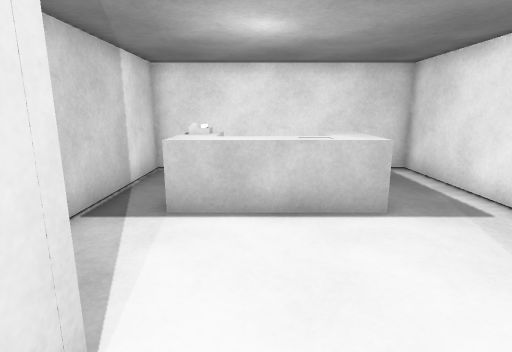
View 1 (above)

13 first-person views from a walk through a 3-D level made in the Unity game engine. The camera is 1.3 m above the floor, tilts 12° down and sees 80° across. Doors are open. The floor is counted in squares, 0.6 m on a side. Each view is taken from the middle of a square. On the plan, view 1 faces up. The plan holds only what a view shows up to about 18 squares ahead; the rest is blank. The place goes on beyond the plan. The player is left out. Surface patterns are stand-ins for the level's own textures.

View 2
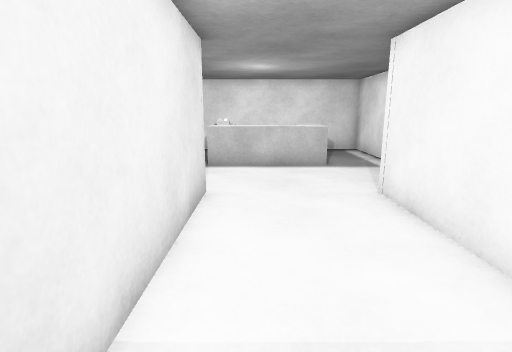

View 3
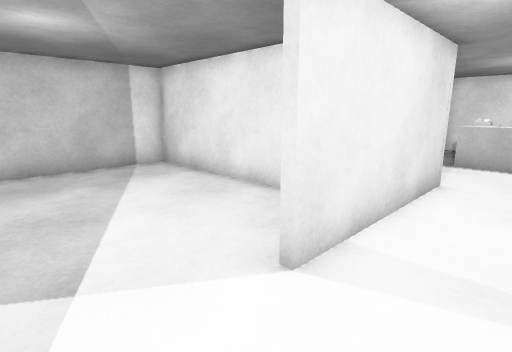

View 4
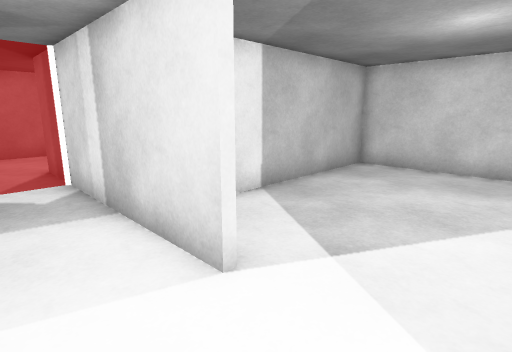

View 5
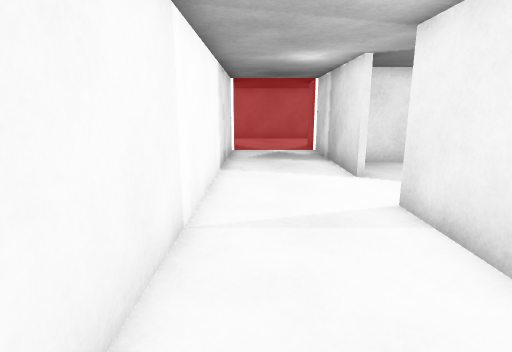

View 6
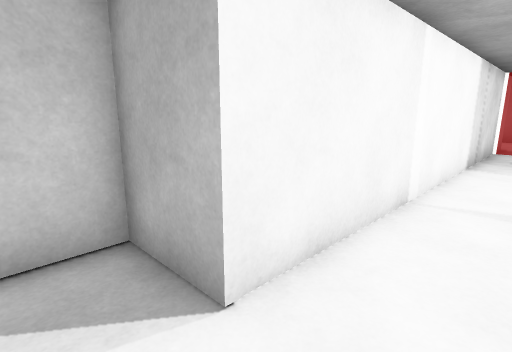

View 7
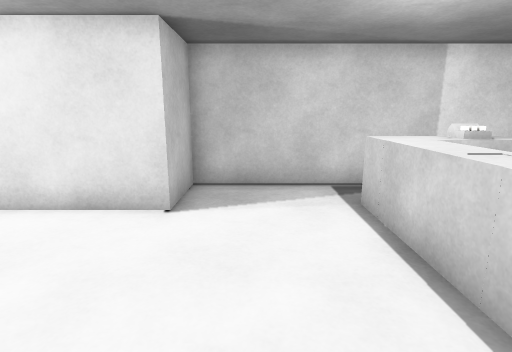

View 8
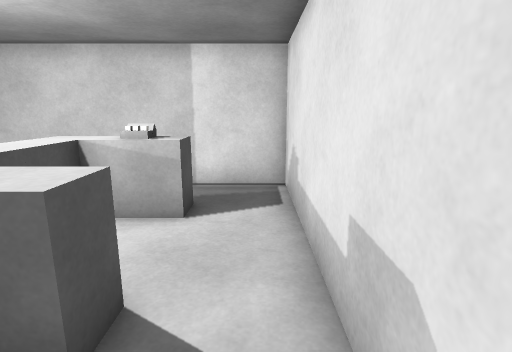

View 9
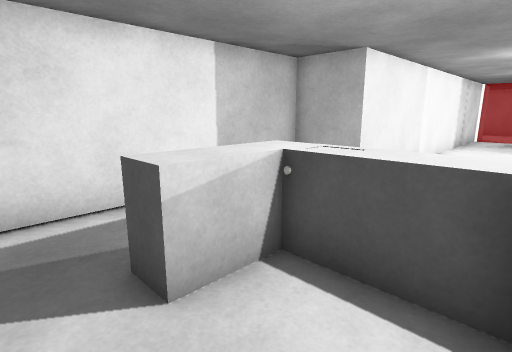

View 10
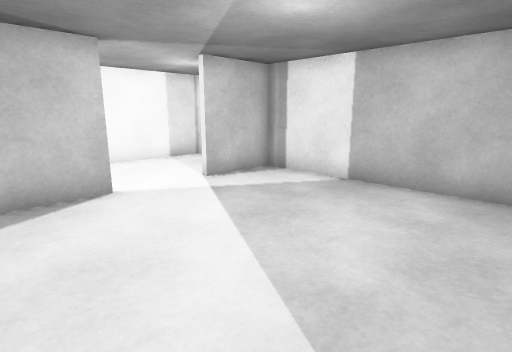

View 11
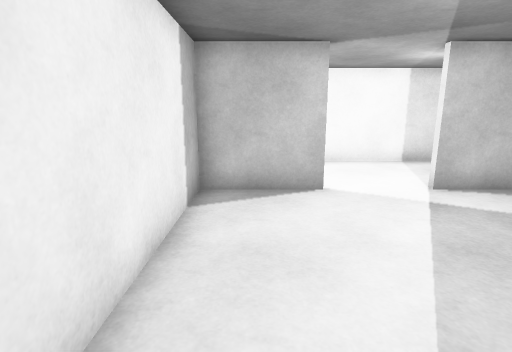

View 12
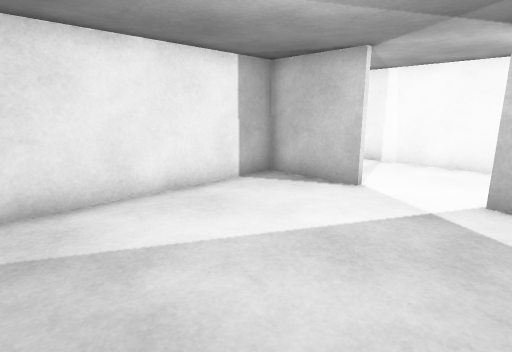

View 13
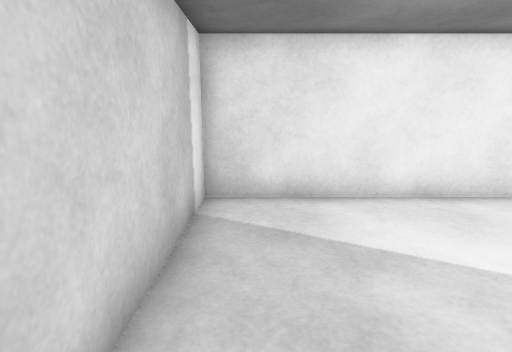

### Floor plan
Points are (right, up) in squares from view 1. A wall is a line through its corners. A room is listed if a view was taken in it or the views show most of it. See-through windows are left out.
Room 1 (views 1, 2, 3, 4, 5, 6, 7, 8, 9)
walls: (-1.4, -8) (-1.4, -15.2); (3.4, -15.2) (3.4, 2.1) (5.9, 2.1) (5.9, 11.9) (-3.9, 11.9) (-3.9, 2.1) (-1.4, 2.1) (-1.4, -5)
ways out: open door at (-2, -7) to room 2
objects: desk (-2, 7) to (3, 9)
Room 2 (views 10, 11, 12, 13)
walls: (-1.6, -5) (-1.6, -1.4) (-11.3, -1.4) (-11.3, -11) (-1.6, -11) (-1.6, -8)
ways out: open door at (-2, -7) to room 1

Positions as (right, up) in squares from view 1, and headings:
1: (0, 0), facing up
2: (0, -6), facing up
3: (1, -8), facing up-left
4: (1, -5), facing down-left
5: (2, 2), facing down
6: (1, 4), facing down-right
7: (5, 4), facing left
8: (5, 11), facing left
9: (-1, 11), facing down-right
10: (-10, -2), facing down-right
11: (-10, -3), facing right
12: (-10, -9), facing up-right
13: (-10, -9), facing up
